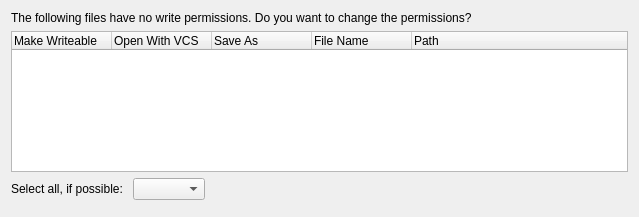
<?xml version="1.0" encoding="UTF-8"?>
<ui version="4.0">
 <class>Core::Internal::ReadOnlyFilesDialog</class>
 <widget class="QDialog" name="Core::Internal::ReadOnlyFilesDialog">
  <property name="geometry">
   <rect>
    <x>0</x>
    <y>0</y>
    <width>639</width>
    <height>217</height>
   </rect>
  </property>
  <property name="windowTitle">
   <string>Files Without Write Permissions</string>
  </property>
  <layout class="QVBoxLayout" name="verticalLayout">
   <item>
    <widget class="QLabel" name="msgLabel">
     <property name="text">
      <string>The following files have no write permissions. Do you want to change the permissions?</string>
     </property>
    </widget>
   </item>
   <item>
    <widget class="QTreeWidget" name="treeWidget">
     <property name="selectionMode">
      <enum>QAbstractItemView::NoSelection</enum>
     </property>
     <property name="textElideMode">
      <enum>Qt::ElideLeft</enum>
     </property>
     <property name="indentation">
      <number>0</number>
     </property>
     <property name="uniformRowHeights">
      <bool>true</bool>
     </property>
     <property name="itemsExpandable">
      <bool>false</bool>
     </property>
     <property name="columnCount">
      <number>5</number>
     </property>
     <column>
      <property name="text">
       <string>Make Writeable</string>
      </property>
     </column>
     <column>
      <property name="text">
       <string>Open With VCS</string>
      </property>
     </column>
     <column>
      <property name="text">
       <string>Save As</string>
      </property>
     </column>
     <column>
      <property name="text">
       <string notr="true">File Name</string>
      </property>
     </column>
     <column>
      <property name="text">
       <string>Path</string>
      </property>
     </column>
    </widget>
   </item>
   <item>
    <layout class="QHBoxLayout" name="setAllLayout">
     <item>
      <widget class="QLabel" name="setAllLabel">
       <property name="text">
        <string>Select all, if possible: </string>
       </property>
      </widget>
     </item>
     <item>
      <widget class="QComboBox" name="setAll"/>
     </item>
     <item>
      <spacer name="horizontalSpacer">
       <property name="orientation">
        <enum>Qt::Horizontal</enum>
       </property>
       <property name="sizeHint" stdset="0">
        <size>
         <width>40</width>
         <height>20</height>
        </size>
       </property>
      </spacer>
     </item>
    </layout>
   </item>
   <item>
    <widget class="QDialogButtonBox" name="buttonBox">
     <property name="orientation">
      <enum>Qt::Horizontal</enum>
     </property>
     <property name="standardButtons">
      <set>QDialogButtonBox::NoButton</set>
     </property>
    </widget>
   </item>
  </layout>
 </widget>
 <resources/>
 <connections>
  <connection>
   <sender>buttonBox</sender>
   <signal>accepted()</signal>
   <receiver>Core::Internal::ReadOnlyFilesDialog</receiver>
   <slot>accept()</slot>
   <hints>
    <hint type="sourcelabel">
     <x>248</x>
     <y>254</y>
    </hint>
    <hint type="destinationlabel">
     <x>157</x>
     <y>274</y>
    </hint>
   </hints>
  </connection>
  <connection>
   <sender>buttonBox</sender>
   <signal>rejected()</signal>
   <receiver>Core::Internal::ReadOnlyFilesDialog</receiver>
   <slot>reject()</slot>
   <hints>
    <hint type="sourcelabel">
     <x>316</x>
     <y>260</y>
    </hint>
    <hint type="destinationlabel">
     <x>286</x>
     <y>274</y>
    </hint>
   </hints>
  </connection>
 </connections>
</ui>
